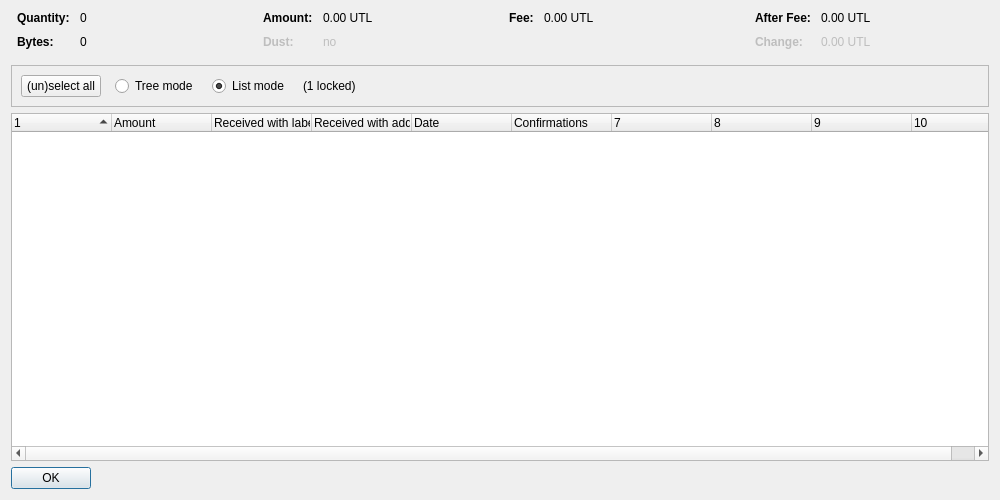
<?xml version="1.0" encoding="UTF-8"?>
<ui version="4.0">
 <class>CoinControlDialog</class>
 <widget class="QDialog" name="CoinControlDialog">
  <property name="geometry">
   <rect>
    <x>0</x>
    <y>0</y>
    <width>1000</width>
    <height>500</height>
   </rect>
  </property>
  <property name="windowTitle">
   <string>Coin Selection</string>
  </property>
  <layout class="QVBoxLayout" name="verticalLayout">
   <item>
    <layout class="QHBoxLayout" name="horizontalLayoutTop" stretch="0,0,0,0">
     <property name="topMargin">
      <number>0</number>
     </property>
     <property name="bottomMargin">
      <number>10</number>
     </property>
     <item>
      <layout class="QFormLayout" name="formLayoutCoinControl1">
       <property name="horizontalSpacing">
        <number>10</number>
       </property>
       <property name="verticalSpacing">
        <number>10</number>
       </property>
       <property name="leftMargin">
        <number>6</number>
       </property>
       <property name="rightMargin">
        <number>6</number>
       </property>
       <item row="0" column="0">
        <widget class="QLabel" name="labelCoinControlQuantityText">
         <property name="font">
          <font>
           <weight>75</weight>
           <bold>true</bold>
          </font>
         </property>
         <property name="text">
          <string>Quantity:</string>
         </property>
        </widget>
       </item>
       <item row="0" column="1">
        <widget class="QLabel" name="labelCoinControlQuantity">
         <property name="cursor">
          <cursorShape>IBeamCursor</cursorShape>
         </property>
         <property name="contextMenuPolicy">
          <enum>Qt::ActionsContextMenu</enum>
         </property>
         <property name="text">
          <string notr="true">0</string>
         </property>
         <property name="textInteractionFlags">
          <set>Qt::LinksAccessibleByMouse|Qt::TextSelectableByKeyboard|Qt::TextSelectableByMouse</set>
         </property>
        </widget>
       </item>
       <item row="1" column="0">
        <widget class="QLabel" name="labelCoinControlBytesText">
         <property name="font">
          <font>
           <weight>75</weight>
           <bold>true</bold>
          </font>
         </property>
         <property name="text">
          <string>Bytes:</string>
         </property>
        </widget>
       </item>
       <item row="1" column="1">
        <widget class="QLabel" name="labelCoinControlBytes">
         <property name="cursor">
          <cursorShape>IBeamCursor</cursorShape>
         </property>
         <property name="contextMenuPolicy">
          <enum>Qt::ActionsContextMenu</enum>
         </property>
         <property name="text">
          <string notr="true">0</string>
         </property>
         <property name="textInteractionFlags">
          <set>Qt::LinksAccessibleByMouse|Qt::TextSelectableByKeyboard|Qt::TextSelectableByMouse</set>
         </property>
        </widget>
       </item>
      </layout>
     </item>
     <item>
      <layout class="QFormLayout" name="formLayoutCoinControl2">
       <property name="horizontalSpacing">
        <number>10</number>
       </property>
       <property name="verticalSpacing">
        <number>10</number>
       </property>
       <property name="leftMargin">
        <number>6</number>
       </property>
       <property name="rightMargin">
        <number>6</number>
       </property>
       <item row="0" column="0">
        <widget class="QLabel" name="labelCoinControlAmountText">
         <property name="font">
          <font>
           <weight>75</weight>
           <bold>true</bold>
          </font>
         </property>
         <property name="text">
          <string>Amount:</string>
         </property>
        </widget>
       </item>
       <item row="0" column="1">
        <widget class="QLabel" name="labelCoinControlAmount">
         <property name="cursor">
          <cursorShape>IBeamCursor</cursorShape>
         </property>
         <property name="contextMenuPolicy">
          <enum>Qt::ActionsContextMenu</enum>
         </property>
         <property name="text">
          <string notr="true">0.00 UTL</string>
         </property>
         <property name="textInteractionFlags">
          <set>Qt::LinksAccessibleByMouse|Qt::TextSelectableByKeyboard|Qt::TextSelectableByMouse</set>
         </property>
        </widget>
       </item>
       <item row="1" column="0">
        <widget class="QLabel" name="labelCoinControlLowOutputText">
         <property name="enabled">
          <bool>false</bool>
         </property>
         <property name="font">
          <font>
           <weight>75</weight>
           <bold>true</bold>
          </font>
         </property>
         <property name="text">
          <string>Dust:</string>
         </property>
        </widget>
       </item>
       <item row="1" column="1">
        <widget class="QLabel" name="labelCoinControlLowOutput">
         <property name="enabled">
          <bool>false</bool>
         </property>
         <property name="cursor">
          <cursorShape>IBeamCursor</cursorShape>
         </property>
         <property name="contextMenuPolicy">
          <enum>Qt::ActionsContextMenu</enum>
         </property>
         <property name="text">
          <string notr="true">no</string>
         </property>
         <property name="textInteractionFlags">
          <set>Qt::LinksAccessibleByMouse|Qt::TextSelectableByKeyboard|Qt::TextSelectableByMouse</set>
         </property>
        </widget>
       </item>
      </layout>
     </item>
     <item>
      <layout class="QFormLayout" name="formLayoutCoinControl3">
       <property name="horizontalSpacing">
        <number>10</number>
       </property>
       <property name="verticalSpacing">
        <number>10</number>
       </property>
       <property name="leftMargin">
        <number>6</number>
       </property>
       <property name="rightMargin">
        <number>6</number>
       </property>
       <item row="0" column="0">
        <widget class="QLabel" name="labelCoinControlFeeText">
         <property name="font">
          <font>
           <weight>75</weight>
           <bold>true</bold>
          </font>
         </property>
         <property name="text">
          <string>Fee:</string>
         </property>
        </widget>
       </item>
       <item row="0" column="1">
        <widget class="QLabel" name="labelCoinControlFee">
         <property name="cursor">
          <cursorShape>IBeamCursor</cursorShape>
         </property>
         <property name="contextMenuPolicy">
          <enum>Qt::ActionsContextMenu</enum>
         </property>
         <property name="text">
          <string notr="true">0.00 UTL</string>
         </property>
         <property name="textInteractionFlags">
          <set>Qt::LinksAccessibleByMouse|Qt::TextSelectableByKeyboard|Qt::TextSelectableByMouse</set>
         </property>
        </widget>
       </item>
      </layout>
     </item>
     <item>
      <layout class="QFormLayout" name="formLayoutCoinControl4">
       <property name="horizontalSpacing">
        <number>10</number>
       </property>
       <property name="verticalSpacing">
        <number>10</number>
       </property>
       <property name="leftMargin">
        <number>6</number>
       </property>
       <property name="rightMargin">
        <number>6</number>
       </property>
       <item row="0" column="0">
        <widget class="QLabel" name="labelCoinControlAfterFeeText">
         <property name="font">
          <font>
           <weight>75</weight>
           <bold>true</bold>
          </font>
         </property>
         <property name="text">
          <string>After Fee:</string>
         </property>
        </widget>
       </item>
       <item row="0" column="1">
        <widget class="QLabel" name="labelCoinControlAfterFee">
         <property name="cursor">
          <cursorShape>IBeamCursor</cursorShape>
         </property>
         <property name="contextMenuPolicy">
          <enum>Qt::ActionsContextMenu</enum>
         </property>
         <property name="text">
          <string notr="true">0.00 UTL</string>
         </property>
         <property name="textInteractionFlags">
          <set>Qt::LinksAccessibleByMouse|Qt::TextSelectableByKeyboard|Qt::TextSelectableByMouse</set>
         </property>
        </widget>
       </item>
       <item row="1" column="0">
        <widget class="QLabel" name="labelCoinControlChangeText">
         <property name="enabled">
          <bool>false</bool>
         </property>
         <property name="font">
          <font>
           <weight>75</weight>
           <bold>true</bold>
          </font>
         </property>
         <property name="text">
          <string>Change:</string>
         </property>
        </widget>
       </item>
       <item row="1" column="1">
        <widget class="QLabel" name="labelCoinControlChange">
         <property name="enabled">
          <bool>false</bool>
         </property>
         <property name="cursor">
          <cursorShape>IBeamCursor</cursorShape>
         </property>
         <property name="contextMenuPolicy">
          <enum>Qt::ActionsContextMenu</enum>
         </property>
         <property name="text">
          <string notr="true">0.00 UTL</string>
         </property>
         <property name="textInteractionFlags">
          <set>Qt::LinksAccessibleByMouse|Qt::TextSelectableByKeyboard|Qt::TextSelectableByMouse</set>
         </property>
        </widget>
       </item>
      </layout>
     </item>
    </layout>
   </item>
   <item>
    <widget class="QFrame" name="frame">
     <property name="minimumSize">
      <size>
       <width>0</width>
       <height>40</height>
      </size>
     </property>
     <property name="frameShape">
      <enum>QFrame::StyledPanel</enum>
     </property>
     <property name="frameShadow">
      <enum>QFrame::Sunken</enum>
     </property>
     <layout class="QHBoxLayout" name="horizontalLayout">
      <item>
       <layout class="QHBoxLayout" name="horizontalLayoutPanel" stretch="0,0,0,0,0">
        <property name="spacing">
         <number>14</number>
        </property>
        <item>
         <widget class="QPushButton" name="pushButtonSelectAll">
          <property name="sizePolicy">
           <sizepolicy hsizetype="Maximum" vsizetype="Fixed">
            <horstretch>0</horstretch>
            <verstretch>0</verstretch>
           </sizepolicy>
          </property>
          <property name="text">
           <string>(un)select all</string>
          </property>
          <property name="autoDefault">
           <bool>false</bool>
          </property>
         </widget>
        </item>
        <item>
         <widget class="QRadioButton" name="radioTreeMode">
          <property name="sizePolicy">
           <sizepolicy hsizetype="Maximum" vsizetype="Fixed">
            <horstretch>0</horstretch>
            <verstretch>0</verstretch>
           </sizepolicy>
          </property>
          <property name="text">
           <string>Tree mode</string>
          </property>
         </widget>
        </item>
        <item>
         <widget class="QRadioButton" name="radioListMode">
          <property name="sizePolicy">
           <sizepolicy hsizetype="Maximum" vsizetype="Fixed">
            <horstretch>0</horstretch>
            <verstretch>0</verstretch>
           </sizepolicy>
          </property>
          <property name="text">
           <string>List mode</string>
          </property>
          <property name="checked">
           <bool>true</bool>
          </property>
         </widget>
        </item>
        <item>
         <widget class="QLabel" name="labelLocked">
          <property name="text">
           <string notr="true">(1 locked)</string>
          </property>
         </widget>
        </item>
        <item>
         <spacer name="horizontalSpacer">
          <property name="orientation">
           <enum>Qt::Horizontal</enum>
          </property>
          <property name="sizeHint" stdset="0">
           <size>
            <width>40</width>
            <height>20</height>
           </size>
          </property>
         </spacer>
        </item>
       </layout>
      </item>
     </layout>
    </widget>
   </item>
   <item>
    <widget class="CoinControlTreeWidget" name="treeWidget">
     <property name="contextMenuPolicy">
      <enum>Qt::CustomContextMenu</enum>
     </property>
     <property name="sortingEnabled">
      <bool>false</bool>
     </property>
     <property name="columnCount">
      <number>10</number>
     </property>
     <attribute name="headerShowSortIndicator" stdset="0">
      <bool>true</bool>
     </attribute>
     <attribute name="headerStretchLastSection">
      <bool>false</bool>
     </attribute>
     <column>
      <property name="text">
       <string/>
      </property>
     </column>
     <column>
      <property name="text">
       <string>Amount</string>
      </property>
     </column>
     <column>
      <property name="text">
       <string>Received with label</string>
      </property>
     </column>
     <column>
      <property name="text">
       <string>Received with address</string>
      </property>
     </column>
     <column>
      <property name="text">
       <string>Date</string>
      </property>
     </column>
     <column>
      <property name="text">
       <string>Confirmations</string>
      </property>
      <property name="toolTip">
       <string>Confirmed</string>
      </property>
     </column>
     <column>
      <property name="text">
       <string/>
      </property>
     </column>
     <column>
      <property name="text">
       <string/>
      </property>
     </column>
     <column>
      <property name="text">
       <string/>
      </property>
     </column>
     <column>
      <property name="text">
       <string/>
      </property>
     </column>
    </widget>
   </item>
   <item>
    <widget class="QDialogButtonBox" name="buttonBox">
     <property name="sizePolicy">
      <sizepolicy hsizetype="Maximum" vsizetype="Fixed">
       <horstretch>0</horstretch>
       <verstretch>0</verstretch>
      </sizepolicy>
     </property>
     <property name="orientation">
      <enum>Qt::Horizontal</enum>
     </property>
     <property name="standardButtons">
      <set>QDialogButtonBox::Ok</set>
     </property>
    </widget>
   </item>
  </layout>
 </widget>
 <customwidgets>
  <customwidget>
   <class>CoinControlTreeWidget</class>
   <extends>QTreeWidget</extends>
   <header>qt/coincontroltreewidget.h</header>
  </customwidget>
 </customwidgets>
 <resources/>
 <connections/>
</ui>
